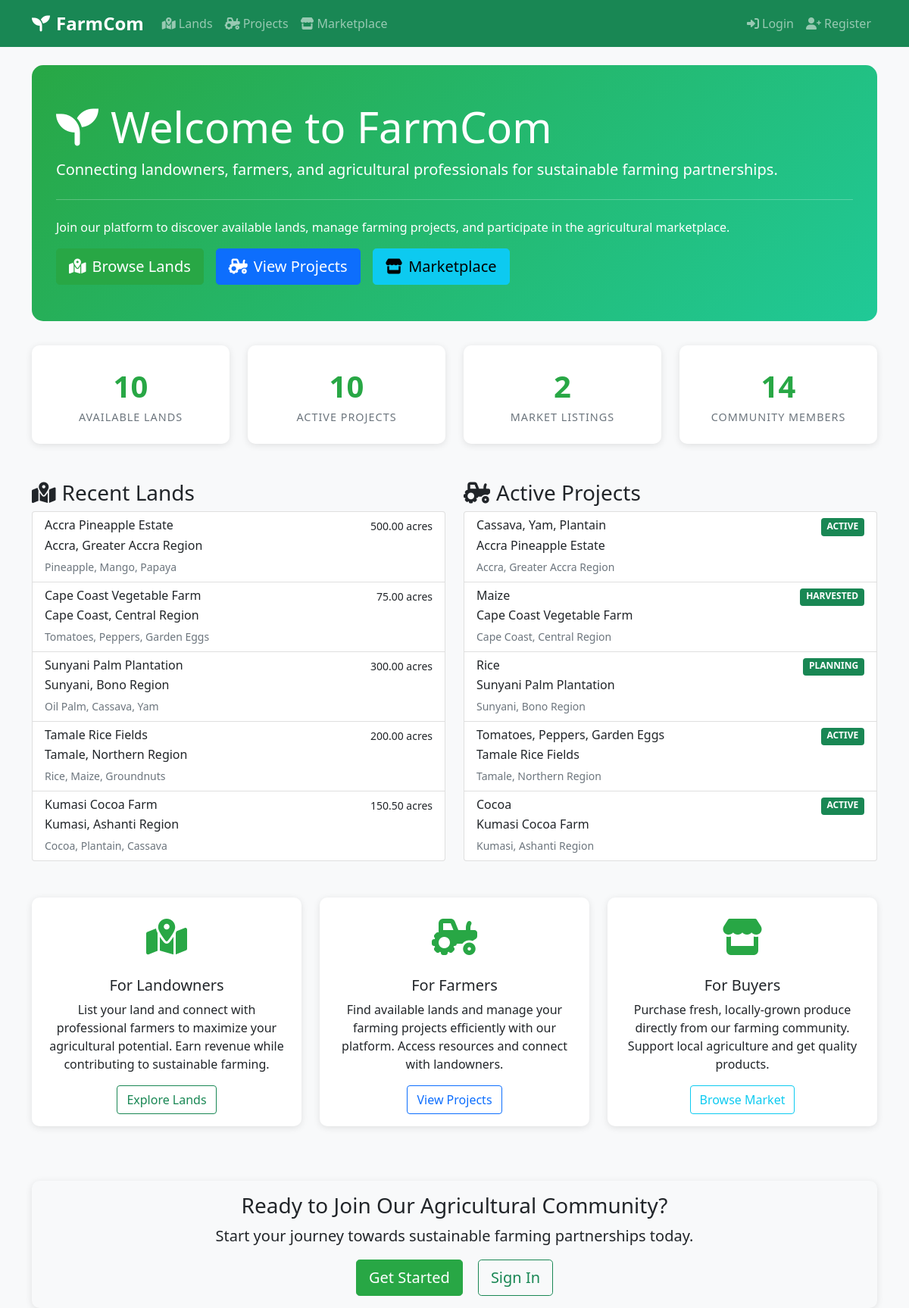
The page / on the database its author committed.
### lands/models.py (models this page shows, shortened)
class Land(models.Model):
    owner = models.ForeignKey(User, on_delete=models.CASCADE, related_name='lands')
    title = models.CharField(max_length=100)
    location = models.CharField(max_length=100)
    size = models.DecimalField(max_digits=10, decimal_places=2)  # in acres
    description = models.TextField()
    is_available = models.BooleanField(default=True)
    preferred_crops = models.CharField(max_length=200)
    soil_type = models.CharField(max_length=50)
    water_source = models.CharField(max_length=50)
    date_listed = models.DateTimeField(auto_now_add=True)

### farming/models.py (models this page shows, shortened)
class FarmingProject(models.Model):
    STATUS_CHOICES = (
        ('PLANNING', 'Planning'),
        ('ACTIVE', 'Active'),
        ('HARVESTED', 'Harvested'),
        ('COMPLETED', 'Completed'),
    )
    land = models.ForeignKey(Land, on_delete=models.CASCADE)
    manager = models.ForeignKey(User, on_delete=models.SET_NULL, null=True, related_name='managed_projects')
    workers = models.ManyToManyField(User, related_name='farming_projects')
    start_date = models.DateField()
    end_date = models.DateField(null=True, blank=True)
    status = models.CharField(max_length=20, choices=STATUS_CHOICES, default='PLANNING')
    crops = models.CharField(max_length=200)
    estimated_yield = models.DecimalField(max_digits=10, decimal_places=2)
    actual_yield = models.DecimalField(max_digits=10, decimal_places=2, null=True, blank=True)

### farmcom/views.py (the view)
# urls.py: 2. Add a URL to urlpatterns:  path('', views.home, name='home')
def home(request):
    if request.user.is_authenticated:
        user = request.user
        news = [
            {"title": "FarmCom Launches New Dashboard!", "content": "Monitor your progress and team with our new dashboards."},
            {"title": "Upcoming Community Event", "content": "Join us for the annual FarmCom networking event this August."},
            {"title": "Tips for Sustainable Farming", "content": "Check out our latest blog post on sustainable agriculture practices."},
        ]
        return render(request, 'home_logged_in.html', {
            'user': user,
            'news': news,
        })
    else:
        context = {
            'total_lands': Land.objects.count(),
            'total_projects': FarmingProject.objects.count(),
            'total_listings': CropListing.objects.count(),
            'total_users': User.objects.count(),
            'recent_lands': Land.objects.order_by('-id')[:5],
            'recent_projects': FarmingProject.objects.order_by('-id')[:5],
        }
        return render(request, 'home.html', context)

### templates/home.html (shortened to what this page needs)
{% extends 'base.html' %}
{% block content %}
<div class="jumbotron">
    <h1 class="display-4"><i class="fas fa-seedling me-3"></i>Welcome to FarmCom</h1>
    <p class="lead">Connecting landowners, farmers, and agricultural professionals for sustainable farming partnerships.</p>
    <hr class="my-4">
    <p>Join our platform to discover available lands, manage farming projects, and participate in the agricultural marketplace.</p>
    <div class="d-flex gap-3 flex-wrap">
        <a class="btn btn-success btn-lg" href="{% url 'land_list' %}" role="button">
            <i class="fas fa-map-marked-alt me-2"></i>Browse Lands
        </a>
        <a class="btn btn-primary btn-lg" href="{% url 'project_list' %}" role="button">
            <i class="fas fa-tractor me-2"></i>View Projects
        </a>
        <a class="btn btn-info btn-lg" href="{% url 'listing_list' %}" role="button">
            <i class="fas fa-store me-2"></i>Marketplace
        </a>
    </div>
</div>
<div class="row mb-5">
    <div class="col-md-3">
        <div class="card stats-card">
            <div class="stats-number">{{ total_lands }}</div>
            <div class="stats-label">Available Lands</div>
        </div>
    </div>
    <div class="col-md-3">
        <div class="card stats-card">
            <div class="stats-number">{{ total_projects }}</div>
            <div class="stats-label">Active Projects</div>
        </div>
    </div>
    <div class="col-md-3">
        <div class="card stats-card">
            <div class="stats-number">{{ total_listings }}</div>
            <div class="stats-label">Market Listings</div>
        </div>
    </div>
    <div class="col-md-3">
        <div class="card stats-card">
            <div class="stats-number">{{ total_users }}</div>
            <div class="stats-label">Community Members</div>
        </div>
    </div>
</div>
{% if recent_lands or recent_projects %}
<div class="row mb-5">
    {% if recent_lands %}
    <div class="col-md-6">
        <h3><i class="fas fa-map-marked-alt me-2"></i>Recent Lands</h3>
        <div class="list-group">
            {% for land in recent_lands %}
            <a href="{% url 'land_detail' land.id %}" class="list-group-item list-group-item-action">
                <div class="d-flex w-100 justify-content-between">
                    <h6 class="mb-1">{{ land.title }}</h6>
                    <small>{{ land.size }} acres</small>
                </div>
                <p class="mb-1">{{ land.location }}</p>
                <small class="text-muted">{{ land.preferred_crops }}</small>
            </a>
            {% endfor %}
        </div>
    </div>
    {% endif %}
    {% if recent_projects %}
    <div class="col-md-6">
        <h3><i class="fas fa-tractor me-2"></i>Active Projects</h3>
        <div class="list-group">
            {% for project in recent_projects %}
            <a href="{% url 'project_detail' project.id %}" class="list-group-item list-group-item-action">
                <div class="d-flex w-100 justify-content-between">
                    <h6 class="mb-1">{{ project.crops }}</h6>
                    <small class="badge bg-success">{{ project.status }}</small>
                </div>
                <p class="mb-1">{{ project.land.title }}</p>
                <small class="text-muted">{{ project.land.location }}</small>
            </a>
            {% endfor %}
        </div>
    </div>
    {% endif %}
</div>
{% endif %}
<div class="row">
    <div class="col-md-4 mb-4">
        <div class="card h-100">
            <div class="card-body text-center">
                <div class="feature-icon">
                    <i class="fas fa-map-marked-alt"></i>
                </div>
                <h5 class="card-title">For Landowners</h5>
                <p class="card-text">List your land and connect with professional farmers to maximize your agricultural potential. Earn revenue while contributing to sustainable farming.</p>
                <a href="{% url 'land_list' %}" class="btn btn-outline-success">Explore Lands</a>
            </div>
        </div>
    </div>
    <div class="col-md-4 mb-4">
        <div class="card h-100">
            <div class="card-body text-center">
                <div class="feature-icon">
                    <i class="fas fa-tractor"></i>
                </div>
                <h5 class="card-title">For Farmers</h5>
                <p class="card-text">Find available lands and manage your farming projects efficiently with our platform. Access resources and connect with landowners.</p>
                <a href="{% url 'project_list' %}" class="btn btn-outline-primary">View Projects</a>
            </div>
        </div>
    </div>
    <div class="col-md-4 mb-4">
        <div class="card h-100">
            <div class="card-body text-center">
                <div class="feature-icon">
                    <i class="fas fa-store"></i>
                </div>
                <h5 class="card-title">For Buyers</h5>
                <p class="card-text">Purchase fresh, locally-grown produce directly from our farming community. Support local agriculture and get quality products.</p>
                <a href="{% url 'listing_list' %}" class="btn btn-outline-info">Browse Market</a>
            </div>
        </div>
    </div>
</div>
<div class="row mt-5">
    <div class="col-12">
        <div class="card bg-light">
            <div class="card-body text-center">
                <h3>Ready to Join Our Agricultural Community?</h3>
                <p class="lead">Start your journey towards sustainable farming partnerships today.</p>
                {% if user.is_authenticated %}
                    <a href="{% url 'profile' %}" class="btn btn-success btn-lg">View Your Profile</a>
                {% else %}
                    <a href="{% url 'register' %}" class="btn btn-success btn-lg me-3">Get Started</a>
                    <a href="{% url 'login' %}" class="btn btn-outline-success btn-lg">Sign In</a>
                {% endif %}
            </div>
        </div>
    </div>
</div>
{% endblock %}

### static/css/style.css (style rules this page uses)
:root { --primary-green: #28a745; --secondary-green: #20c997; --dark-green: #1e7e34; --light-green: #d4edda; }
body { font-family: 'Segoe UI', Tahoma, Geneva, Verdana, sans-serif; background-color: #f8f9fa; }
.jumbotron { background: linear-gradient(135deg, var(--primary-green), var(--secondary-green)); color: white; border-radius: 15px; padding: 3rem 2rem; margin-bottom: 2rem; }
.card { border: none; border-radius: 10px; box-shadow: 0 2px 10px rgba(0,0,0,0.1); transition: transform 0.2s; }
.btn-success { background-color: var(--primary-green); border-color: var(--primary-green); }
.feature-icon { font-size: 3rem; color: var(--primary-green); margin-bottom: 1rem; }
.stats-card { text-align: center; padding: 1.5rem; }
.stats-number { font-size: 2.5rem; font-weight: bold; color: var(--primary-green); }
.stats-label { color: #6c757d; font-size: 0.9rem; text-transform: uppercase; letter-spacing: 1px; }

### rows shown on the page
Land: title "Accra Pineapple Estate", size "500.00", location "Accra, Greater Accra Region", preferred_crops "Pineapple, Mango, Papaya"
Land: title "Cape Coast Vegetable Farm", size "75.00", location "Cape Coast, Central Region", preferred_crops "Tomatoes, Peppers, Garden Eggs"
Land: title "Sunyani Palm Plantation", size "300.00", location "Sunyani, Bono Region", preferred_crops "Oil Palm, Cassava, Yam"
Land: title "Tamale Rice Fields", size "200.00", location "Tamale, Northern Region", preferred_crops "Rice, Maize, Groundnuts"
Land: title "Kumasi Cocoa Farm", size "150.50", location "Kumasi, Ashanti Region", preferred_crops "Cocoa, Plantain, Cassava"
FarmingProject: crops "Cassava, Yam, Plantain", status "ACTIVE", land "Accra Pineapple Estate", land.location "Accra, Greater Accra Region"
FarmingProject: crops "Maize", status "HARVESTED", land "Cape Coast Vegetable Farm", land.location "Cape Coast, Central Region"
FarmingProject: crops "Rice", status "PLANNING", land "Sunyani Palm Plantation", land.location "Sunyani, Bono Region"
FarmingProject: crops "Tomatoes, Peppers, Garden Eggs", status "ACTIVE", land "Tamale Rice Fields", land.location "Tamale, Northern Region"
FarmingProject: crops "Cocoa", status "ACTIVE", land "Kumasi Cocoa Farm", land.location "Kumasi, Ashanti Region"

### other values the page prints
{{ total_lands }} "10"
{{ total_projects }} "10"
{{ total_listings }} "2"
{{ total_users }} "14"
